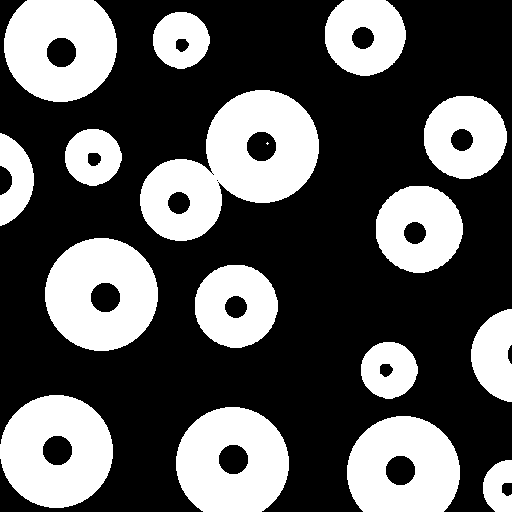
%> input picture TP08/circ1.tif, 512 x 512 px
$ octave Ejer05.m   (GNU Octave 9; MATLAB toolbox functions it lacks are replaced by stand-ins)
%> lines starting %> are read from the running program, lines starting %| are printed output that depends on the picture; in (x1, y1, x2, y2) boxes, pixels count from 0 and x2, y2 are one past the last pixel; in counts of white or black regions, pixels touching at a corner belong together; the program's own positions count from 1
% Ejer05.m: determinaci髇 de per韒etros
clear all
close all

NomImag=input('Nombre de imagen: ','s');
%> the answer given: circ1.tif
if isempty(NomImag)
    return
end

I=imread(NomImag);
%> I: size 512x512 logical; 35.3% white; 17 white regions (1 under 20 px), largest, box (x1, y1, x2, y2) and area: (140, 90, 319, 241) 14240, (45, 238, 158, 351) 9332, (0, 395, 113, 508) 9332
%%
% Se erosiona la imagen con determinada m醩cara y luego al resultado se le
% resta la imagen original
Ip4 = bwperim(I, 4); % b (A) = A?[A(?)B]
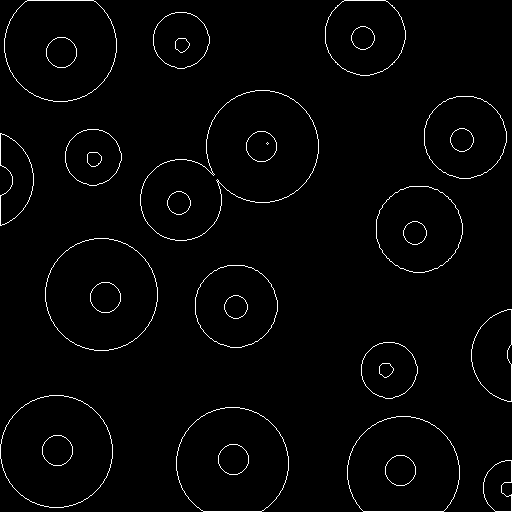
%> Ip4: size 512x512 logical; 1.9% white in thin lines or dots
Ip8 = bwperim(I, 8);
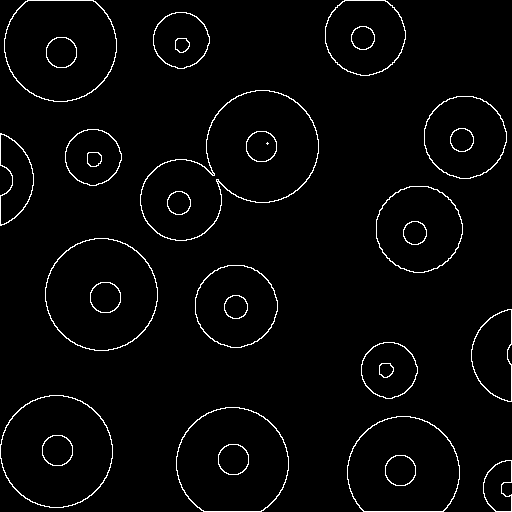
%> Ip8: size 512x512 logical; 2.7% white in thin lines or dots

%%
figure,imshowpair(I, Ip4, 'montage')
%> after `imshowpair(I, Ip4, 'montage')`:
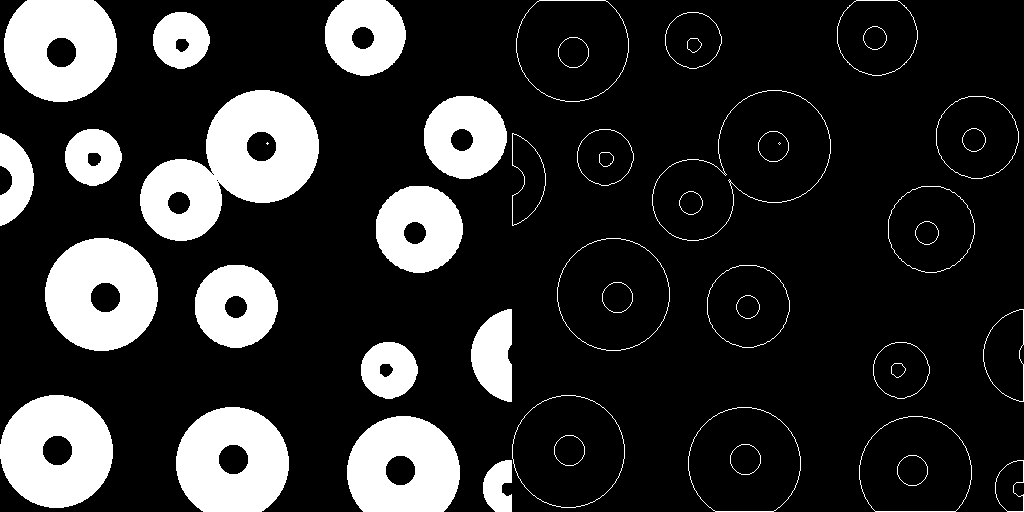
%> displayed picture: size 512x1024, on the screen's scale of 0 to 255; 18.6% white; 48 white regions (2 under 20 px), largest, box (x1, y1, x2, y2) and area: (140, 90, 319, 241) 14240, (45, 238, 158, 351) 9332, (0, 395, 113, 508) 9332
title(sprintf('Per韒etro de %s con 4 vecinos', NomImag))

figure,imshowpair(I, Ip8, 'montage')
%> after `imshowpair(I, Ip8, 'montage')`:
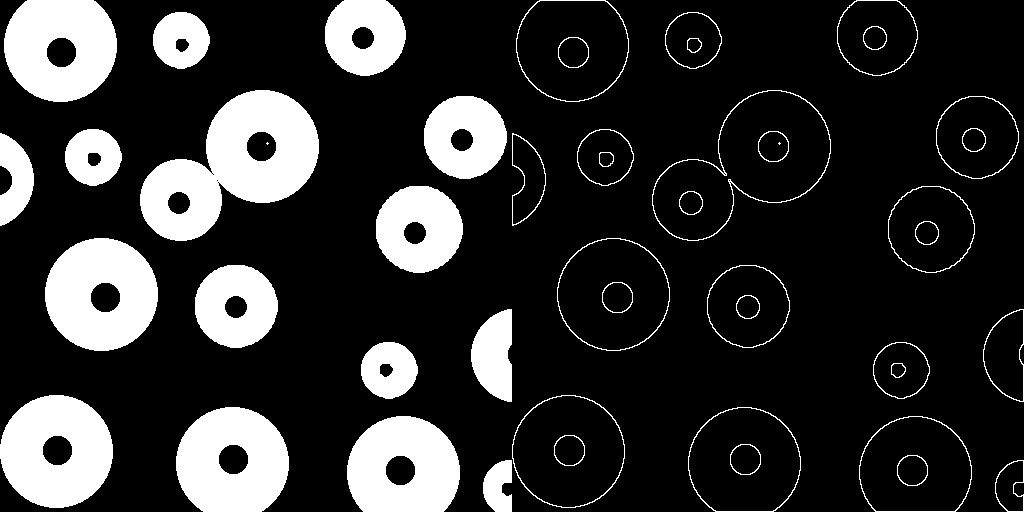
%> displayed picture: size 512x1024, on the screen's scale of 0 to 255; 19% white; 48 white regions (2 under 20 px), largest, box (x1, y1, x2, y2) and area: (140, 90, 319, 241) 14240, (45, 238, 158, 351) 9332, (0, 395, 113, 508) 9332
title(sprintf('Per韒etro de %s con 8 vecinos', NomImag))

$ run again, on TP08/circuito.tif
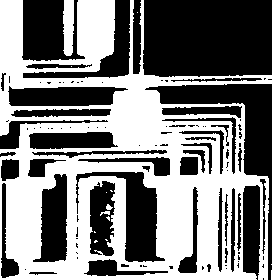
%> input picture TP08/circuito.tif, 272 x 280 px
%> I: size 280x272 logical; 48.9% white; 14 white regions (10 under 20 px), largest, box (x1, y1, x2, y2) and area: (0, 0, 272, 280) 36579, (63, 0, 74, 56) 543, (106, 204, 113, 210) 27, (100, 211, 110, 216) 27
%> Ip4: size 280x272 logical; 10.8% white in thin lines or dots
%> `Ip8 = bwperim(I, 8);`:
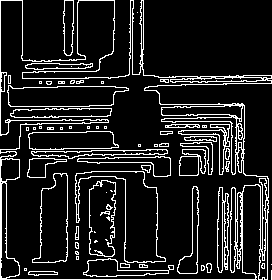
%> Ip8: size 280x272 logical; 12.5% white in thin lines or dots
%> `imshowpair(I, Ip8, 'montage')`:
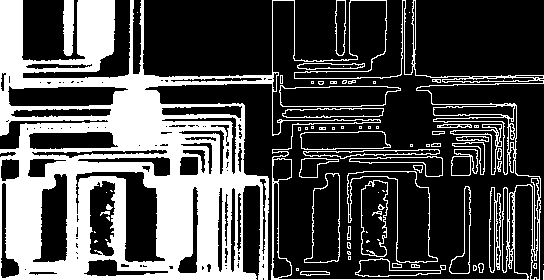
%> displayed picture: size 280x544, on the screen's scale of 0 to 255; 30.7% white; 79 white regions (41 under 20 px), largest, box (x1, y1, x2, y2) and area: (0, 0, 544, 280) 40991, (63, 0, 74, 56) 543, (347, 171, 438, 263) 492

$ run again, on TP08/huella.tif
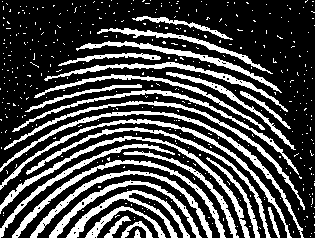
%> input picture TP08/huella.tif, 315 x 238 px
%> I: size 238x315 logical; 28.5% white; 414 white regions (387 under 20 px), largest, box (x1, y1, x2, y2) and area: (0, 111, 304, 238) 1388, (0, 136, 250, 238) 1372, (0, 119, 292, 238) 1337
%> Ip4: size 238x315 logical; 14.5% white in thin lines or dots
%> `Ip8 = bwperim(I, 8);`:
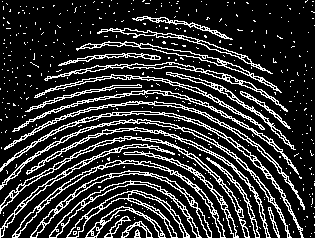
%> Ip8: size 238x315 logical; 19.7% white in thin lines or dots
%> `imshowpair(I, Ip8, 'montage')`:
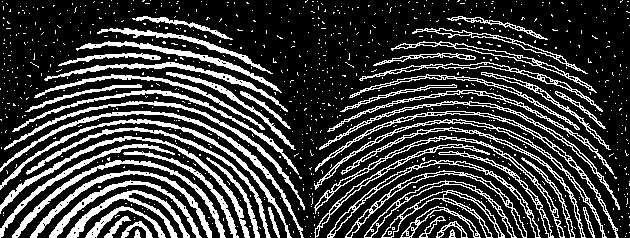
%> displayed picture: size 238x630, on the screen's scale of 0 to 255; 24.1% white; 827 white regions (773 under 20 px), largest, box (x1, y1, x2, y2) and area: (0, 111, 304, 238) 1388, (0, 136, 250, 238) 1372, (0, 119, 292, 238) 1337

$ run again, on TP08/imprueba.tif
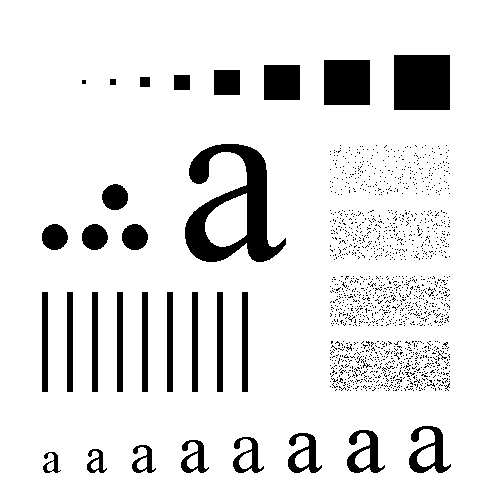
%> input picture TP08/imprueba.tif, 500 x 500 px
%> I: size 500x500 logical; 89.3% white; 1562 black regions (1532 under 20 px), largest, box (x1, y1, x2, y2) and area: (185, 144, 286, 262) 5099, (394, 55, 450, 110) 3080, (324, 60, 370, 105) 2070
%> Ip4: size 500x500 logical; 6.2% white in thin lines or dots
%> `Ip8 = bwperim(I, 8);`:
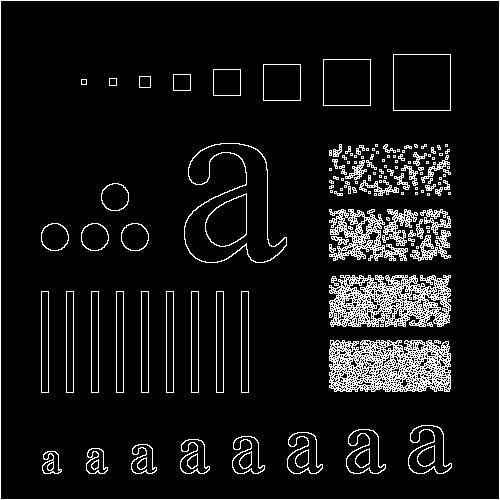
%> Ip8: size 500x500 logical; 8.4% white in thin lines or dots
%> `imshowpair(I, Ip8, 'montage')`:
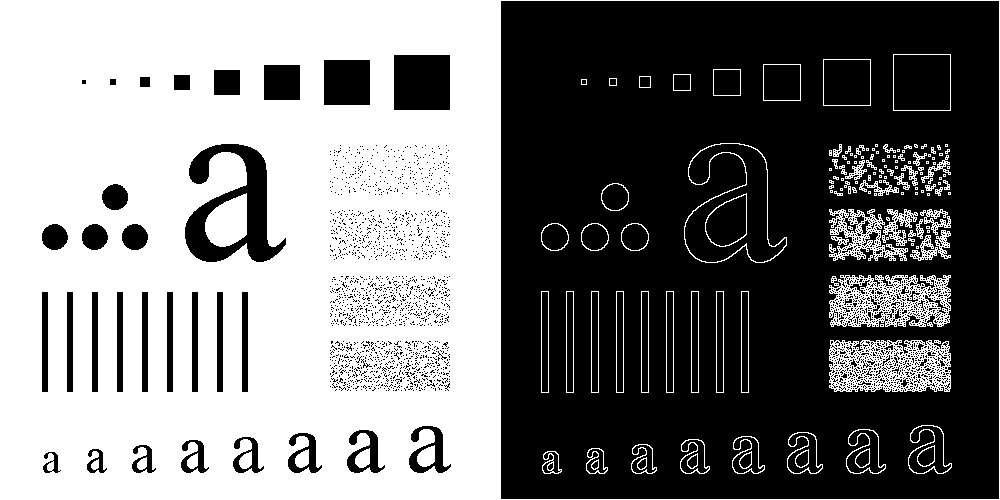
%> displayed picture: size 500x1000, on the screen's scale of 0 to 255; 48.9% white; 148 white regions (69 under 20 px), largest, box (x1, y1, x2, y2) and area: (0, 0, 1000, 500) 222398, (829, 340, 951, 392) 4111, (829, 275, 951, 327) 3821
